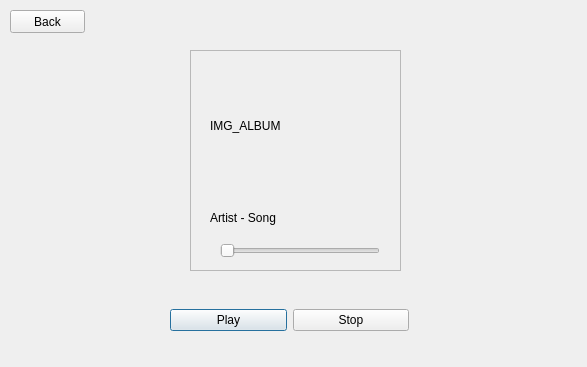
<?xml version="1.0" encoding="UTF-8"?>
<ui version="4.0">
 <class>Dialog</class>
 <widget class="QDialog" name="Dialog">
  <property name="geometry">
   <rect>
    <x>0</x>
    <y>0</y>
    <width>587</width>
    <height>367</height>
   </rect>
  </property>
  <property name="windowTitle">
   <string>Dialog</string>
  </property>
  <widget class="QWidget" name="horizontalLayoutWidget">
   <property name="geometry">
    <rect>
     <x>170</x>
     <y>280</y>
     <width>239</width>
     <height>80</height>
    </rect>
   </property>
   <layout class="QHBoxLayout" name="horizontalLayout">
    <item>
     <widget class="QPushButton" name="btn_play">
      <property name="text">
       <string>Play</string>
      </property>
     </widget>
    </item>
    <item>
     <widget class="QPushButton" name="btn_stop">
      <property name="text">
       <string>Stop</string>
      </property>
     </widget>
    </item>
   </layout>
  </widget>
  <widget class="QPushButton" name="btn_back">
   <property name="geometry">
    <rect>
     <x>10</x>
     <y>10</y>
     <width>75</width>
     <height>23</height>
    </rect>
   </property>
   <property name="text">
    <string>Back</string>
   </property>
  </widget>
  <widget class="QFrame" name="frame">
   <property name="geometry">
    <rect>
     <x>190</x>
     <y>50</y>
     <width>211</width>
     <height>221</height>
    </rect>
   </property>
   <property name="frameShape">
    <enum>QFrame::StyledPanel</enum>
   </property>
   <property name="frameShadow">
    <enum>QFrame::Raised</enum>
   </property>
   <widget class="QLabel" name="label_ALBUM">
    <property name="geometry">
     <rect>
      <x>20</x>
      <y>10</y>
      <width>171</width>
      <height>131</height>
     </rect>
    </property>
    <property name="text">
     <string>IMG_ALBUM</string>
    </property>
   </widget>
   <widget class="QLabel" name="label_song">
    <property name="geometry">
     <rect>
      <x>20</x>
      <y>160</y>
      <width>161</width>
      <height>16</height>
     </rect>
    </property>
    <property name="text">
     <string>Artist - Song</string>
    </property>
   </widget>
   <widget class="QSlider" name="slider_song">
    <property name="geometry">
     <rect>
      <x>30</x>
      <y>190</y>
      <width>160</width>
      <height>22</height>
     </rect>
    </property>
    <property name="orientation">
     <enum>Qt::Horizontal</enum>
    </property>
   </widget>
  </widget>
 </widget>
 <resources/>
 <connections/>
</ui>
